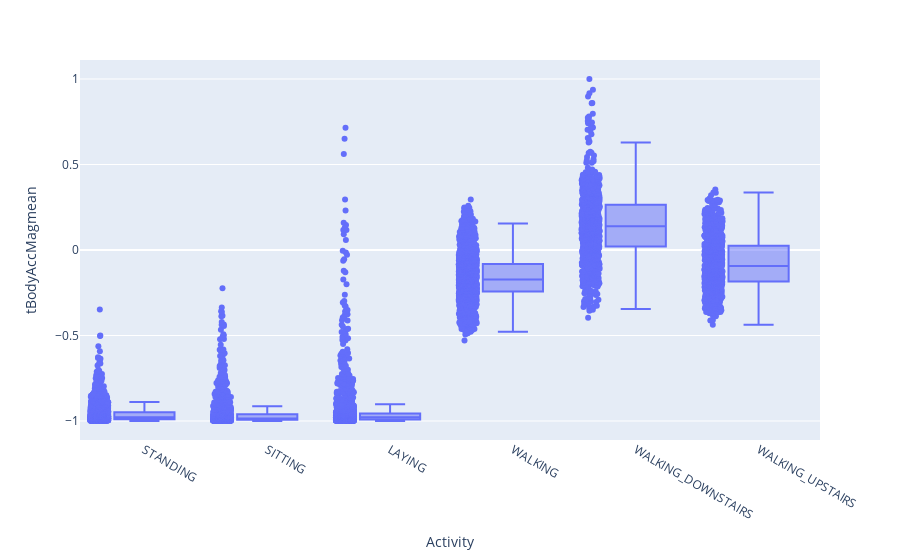

Notebook code for this chart:
### Code cell
#  Plotting Magnitude of an acceleration vs Different Activities
fig = px.box(train, x="Activity", y="tBodyAccMagmean", points="all")
fig.show()
del fig

### Figure 1 — Plotly figure (JSON) as saved in the notebook; plotly's stock layout.template omitted (floating-point values rounded to 4 significant figures; data arrays with more than 128 entries replaced by an {"elided": "..."} marker saying what was removed)
{"data": [{"alignmentgroup": "True", "boxpoints": "all", "hovertemplate": "Activity=%{x}<br>tBodyAccMagmean=%{y}<extra></extra>", "legendgroup": "", "marker": {"color": "#636efa"}, "name": "", "notched": false, "offsetgroup": "", "orientation": "v", "showlegend": false, "type": "box", "x": {"elided": "7352 str values"}, "x0": " ", "xaxis": "x", "y": {"elided": "7352 float values"}, "y0": " ", "yaxis": "y"}], "layout": {"boxmode": "group", "legend": {"tracegroupgap": 0}, "margin": {"t": 60}, "xaxis": {"anchor": "y", "domain": [0, 1], "title": {"text": "Activity"}}, "yaxis": {"anchor": "x", "domain": [0, 1], "title": {"text": "tBodyAccMagmean"}}}}
